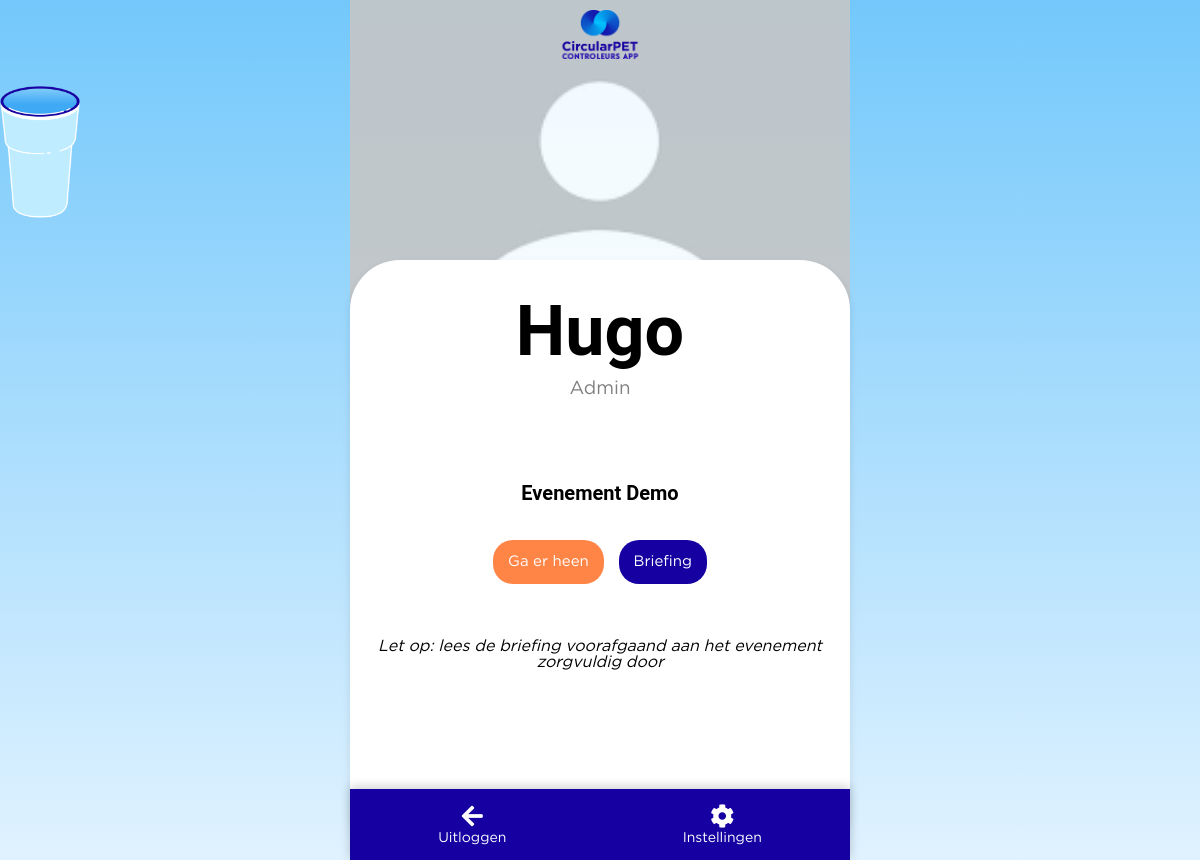
Page /dashboard (signed in) on the earlier database version.
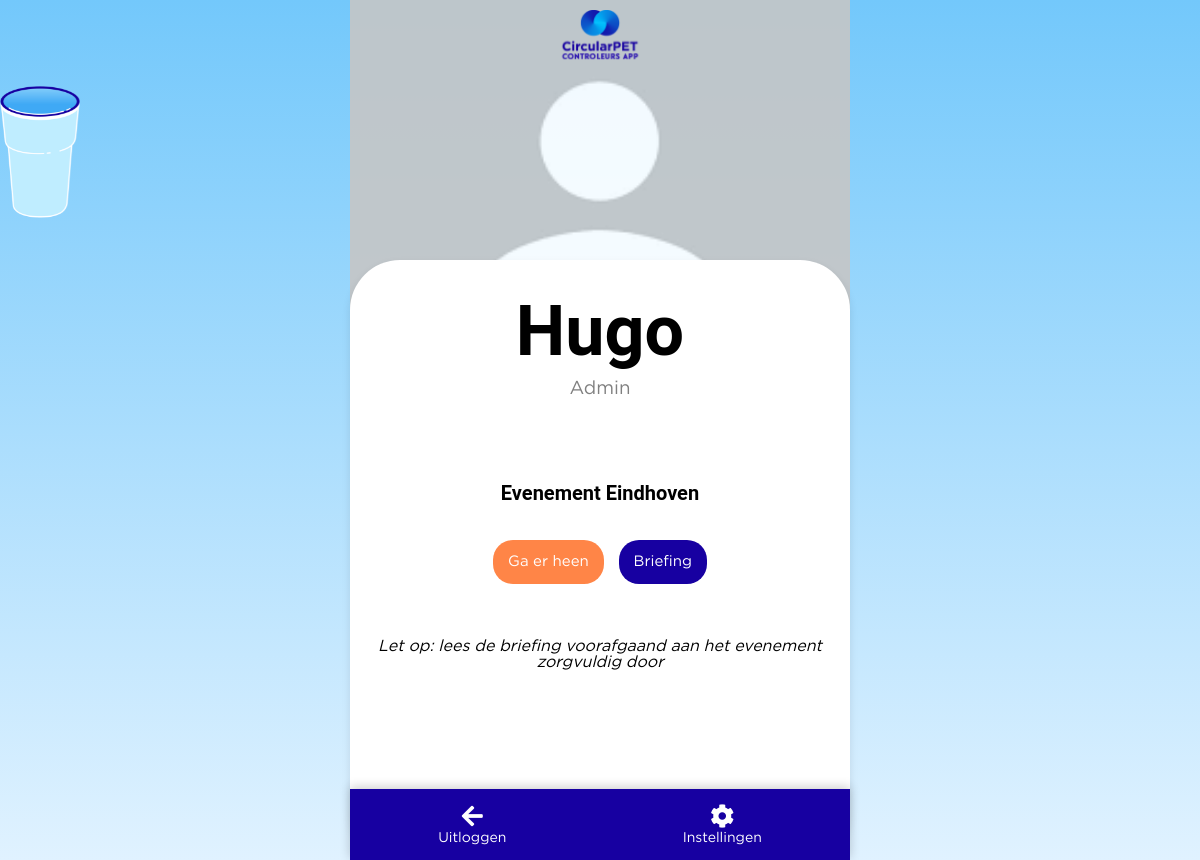
Same page on the later database version.
### app.py (models this page shows, shortened)
class Location(db.Model):
    __tablename__ = 'location'
    __table_args__ = {'extend_existing': True}
    id = db.Column(db.Integer, primary_key=True)
    name = db.Column(db.String(120), unique=True, nullable=False)
    zakken = db.Column(db.Integer, nullable=False, default=0)
    bekers = db.Column(db.Integer, nullable=False, default=0)
    url = db.Column(db.String(500), nullable=True)
    map_image = db.Column(db.String(255))  # New field to store the filename of the map image

### app.py (the view)
@app.route('/dashboard', methods=['GET'])
def dashboard():
    if current_user.is_authenticated:
        username = current_user.username
        location_name = current_user.location.name if current_user.location else 'Nog geen werklocatie ingesteld'
        profile_picture_path = url_for('static', filename='uploads/' + current_user.profile_picture) if current_user.profile_picture else None
        return render_template('dashboard.html', username=username, location_name=location_name, profile_picture=profile_picture_path, user=current_user)
    else:
        return redirect(url_for('login'))

### app.py (called while the page is built)
@login_manager.user_loader
def load_user(user_id):
    return User.query.get(int(user_id))

### templates/dashboard.html (shortened to what this page needs)
<html lang="en">
  <head>
    <link
      rel="stylesheet"
      href="{{ url_for('static', filename='main.css') }}"
    />
    <link
      rel="stylesheet"
      href="https://cdnjs.cloudflare.com/ajax/libs/font-awesome/5.15.1/css/all.min.css"
    />
  </head>
  <body>
    <img
      src="{{ url_for('static', filename='cup.png') }}"
      alt="Floating Cup"
      class="floating-cup"
    />
    <img
      src="{{ url_for('static', filename='logo.png') }}"
      alt="CircularPET Logo"
      class="logo2"
    />
    <img
      src="{{ user.profile_picture if user.profile_picture else url_for('static', filename='stock.png') }}"
      alt=""
      id="profilePic"
    />
    <div class="login-container bigger">
      <div class="login-form naame">
        <h2>{{ username }}</h2>
        {% if current_user.is_admin %}
        <h3>Admin</h3>
        {% else %}
        <h3>Controleur</h3>
        {% endif %} {% if user.location %}
        <div>
          <br /><br /><br /><br />
          <p><b>Evenement {{ location_name }}</b></p>
          <a
            href="{{ url_for('location', user_id=user.id, location_id=user.location.id) }}"
            class="btn-link ora"
            >Ga er heen</a
          >
          <a
            href="{{ url_for('view_location', location_id=user.location.id) }}"
            class="btn-link"
            >Briefing</a
          >
          <h4>
            <em
              >Let op: lees de briefing voorafgaand aan het evenement zorgvuldig
              door
            </em>
          </h4>
        </div>
        {% else %}
        <p>Je hebt nog geen locatie</p>
        {% endif %}
      </div>
    </div>
    <div class="bottom-navbar">
      <a href="{{ url_for('index') }}" class="nav-item"
        ><i class="fas fa-arrow-left"></i><span>Uitloggen</span></a
      >
      <a href="#settings" class="nav-item"
        ><i class="fas fa-cog"></i><span>Instellingen</span></a
      >
    </div>
  </body>
</html>

Differences in the rows shown:
no longer on this page (row unchanged): Location: name "Demo"
added Location: name "Eindhoven"
